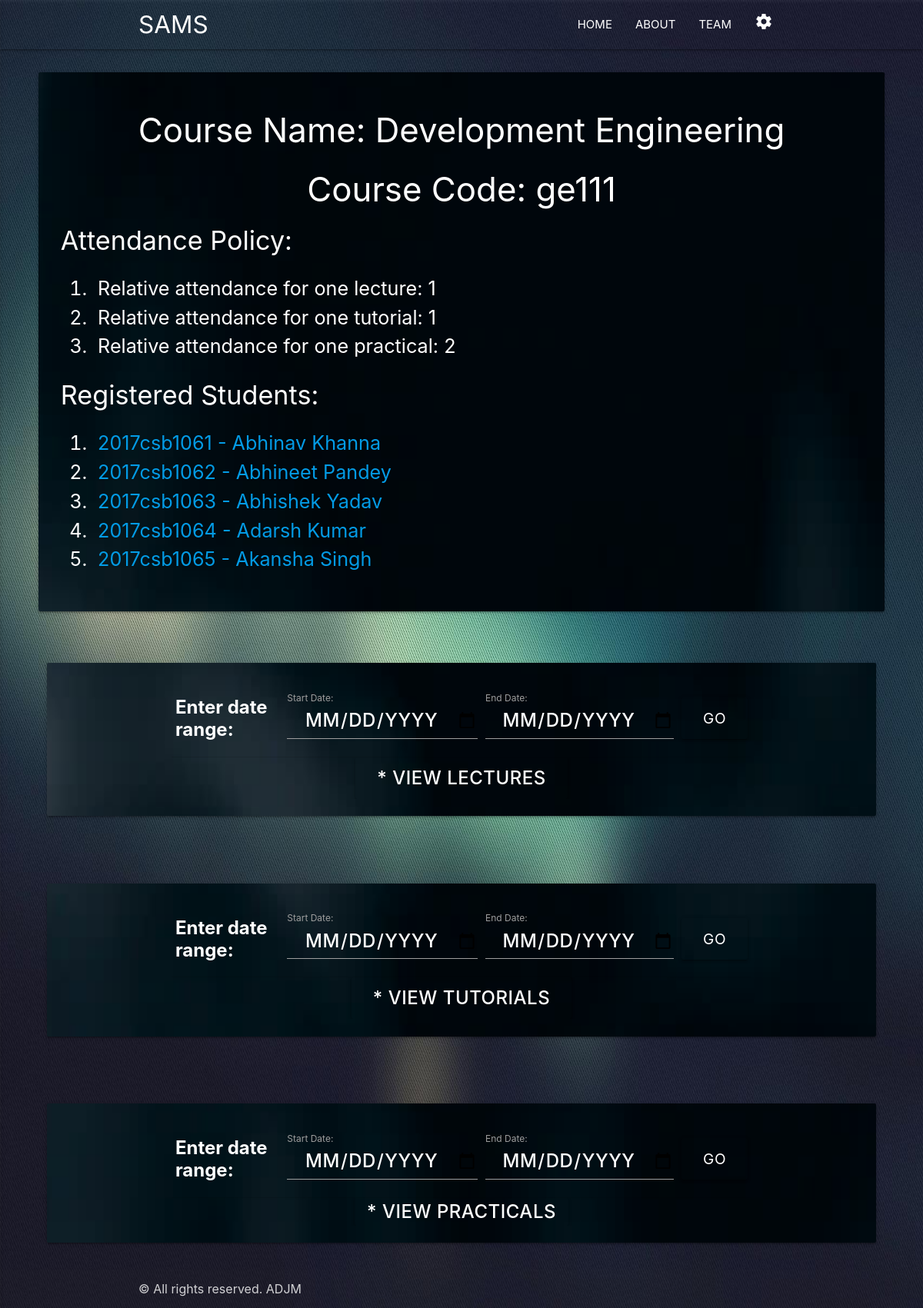
Page /db/view_course_attendance_details/3/ (signed in) on the committed database.
### database_manager/models.py (models this page shows, shortened)
class Course(models.Model):
    name = models.CharField(max_length=80)
    code = models.CharField(max_length=10, unique=True)
    relative_attendance_for_one_lecture = models.IntegerField()
    relative_attendance_for_one_tutorial = models.IntegerField()
    relative_attendance_for_one_practical = models.IntegerField()
    instructors = models.ManyToManyField(Instructor)
    teaching_assistants = models.ManyToManyField(TeachingAssistant, blank=True)
    registered_students = models.ManyToManyField(Student, blank=True)

class Student(models.Model):
    user = models.OneToOneField(settings.AUTH_USER_MODEL, on_delete=models.CASCADE)
    entry_number = models.CharField(max_length=15, unique=True)
    def __str__(self):
        return str(self.entry_number) + ' - ' + self.user.get_full_name()

class User(AbstractBaseUser, PermissionsMixin):
    username_validator = UnicodeUsernameValidator()
    first_name = models.CharField(_('first name'), max_length=30, blank=True)
    last_name = models.CharField(_('last name'), max_length=150, blank=True)
    email = models.EmailField(_('email address'), unique=True)
    is_staff = models.BooleanField(
        _('staff status'),
        default=False,
        help_text=_('Designates whether the user can log into this admin site.'),
    )
    is_active = models.BooleanField(
        _('active'),
        default=True,
        help_text=_(
            'Designates whether this user should be treated as active. '
            'Unselect this instead of deleting accounts.'
        ),
    )
    date_joined = models.DateTimeField(_('date joined'), default=timezone.now)
    objects = UserManager()
    EMAIL_FIELD = 'email'
    USERNAME_FIELD = 'email'
    REQUIRED_FIELDS = []
    class Meta:
        verbose_name = _('user')
        verbose_name_plural = _('users')
    def get_full_name(self):
        full_name = '%s %s' % (self.first_name, self.last_name)
        return full_name.strip()

### database_manager/views.py (the view, shortened to what this page needs)
# urls.py: path('view_course_attendance_details/<int:course_id>/', views.view_course_attendance_details, name='view_course_attendance_details'),
@login_required
@permission_required('database_manager.view_course', raise_exception=True)
def view_course_attendance_details(request, course_id):
    related_course = get_object_or_404(Course, id=course_id)
    lectures = ClassEvent.objects.filter(course=related_course, class_event_type='L')
    tutorials = ClassEvent.objects.filter(
        course=related_course, class_event_type='T')
    practicals = ClassEvent.objects.filter(
        course=related_course, class_event_type='P')
    context = {'related_course': related_course, 'lectures': lectures,
               'tutorials': tutorials, 'practicals': practicals}
    return render(request, 'database_manager/view_course_attendance_details.html', context)

### database_manager/templates/database_manager/view_course_attendance_details.html (shortened to what this page needs)
{% extends 'base_generic.html' %} {% load static %} {% block content %}
<div style="margin-left: 50px; margin-right: 50px; margin-top:30px;">
    <div class="card hoverable back-image-class">
        <div class="class-content">
            <br>
            <h3 class="center">Course Name: {{ related_course.name }}</h3>
            <h3 class="center">Course Code: {{ related_course.code }}</h3>
            <h4>&nbsp;&nbsp;&nbsp;Attendance Policy:</h4>
            <ol class="flow-text white-text" style="margin-left: 30px">
                <li>&nbsp;Relative attendance for one lecture: {{ related_course.relative_attendance_for_one_lecture }}</li>
                <li>&nbsp;Relative attendance for one tutorial: {{ related_course.relative_attendance_for_one_tutorial }}</li>
                <li>&nbsp;Relative attendance for one practical: {{ related_course.relative_attendance_for_one_practical }}</li>
            </ol>
            <h4>&nbsp;&nbsp;&nbsp;Registered Students:</h4>
            <ol class="flow-text white-text" style="margin-left: 30px">
                {% for registered_student in related_course.registered_students.all %}
                <li><a href="{% url 'view_student_attendance_details_in_a_course' course_id=related_course.id student_id=registered_student.id %}">&nbsp;{{ registered_student }}</a></li>
                {% endfor %}
            </ol>
            <br>
        </div>
    </div>
</div>
<div class="row">
    <div class="col l12 m12 s12">
        <div style="margin-left: 50px; margin-right: 50px; margin-top:30px;">
            <div class="card hoverable back-image-class">
                <div class="class-content">
                    <br>
                    <div class="container">
                        <table class="responsive-table">
                            <tr>
                                <td><b class="center white-text" style="font-size: x-large;">Enter date range:</b></td>
                                <td><label for="start">Start Date:</label>
                                    <input type="date" id="start_lec" name="start date" class="white-text btn-large" style="background-color: transparent; font-size: x-large; font-weight: 500;" /></td>
                                <td><label for="end">End Date:</label>
                                    <input type="date" id="end_lec" name="end date" class="white-text btn-large" style="background-color: transparent; font-size: x-large; font-weight: 500;" /></td>
                                <td>
                                    <input type="button" onclick="date_range('lecture')" value="GO" class="btn-large tooltipped" data-tooltip="Click to View" data-position="right" style="background-color: transparent; font-size: larger;">
                                </td>
                            </tr>
                        </table>
                    </div>
                    <div class="center" style="overflow: hidden;">
                        <input type="button" onclick="myFunction1('lecture')" class="btn-large white-text tooltipped" data-tooltip="Click to View list of Lectures" data-position="right" style="background-color: transparent; font-size: x-large; font-weight: 500;" value="* view lectures"
                            id="lecture_button" />
                    </div>
                    <br>
                </div>
            </div>
        </div>
    </div>
</div>
<div class="row">
    <div class="col l12 m12 s12">
        <div style="margin-left: 50px; margin-right: 50px; margin-top:30px;">
            <div class="card hoverable back-image-class">
                <div class="class-content">
                    <br>
                    <div class="container">
                        <table class="responsive-table">
                            <tr>
                                <td><b class="center white-text" style="font-size: x-large;">Enter date range:</b></td>
                                <td><label for="start">Start Date:</label>
                                    <input type="date" id="start_tut" name="start date" class="white-text btn-large" style="background-color: transparent; font-size: x-large; font-weight: 500;" /></td>
                                <td><label for="end">End Date:</label>
                                    <input type="date" id="end_tut" name="end date" class="white-text btn-large" style="background-color: transparent; font-size: x-large; font-weight: 500;" /></td>
                                <td>
                                    <input type="button" onclick="date_range('tutorial')" value="GO" class="btn-large tooltipped" data-tooltip="Click to View" data-position="right" style="background-color: transparent; font-size: larger;">
                                </td>
                            </tr>
                        </table>
                    </div>
                    <div class="center" style="overflow: hidden;">
                        <input type="button" onclick="myFunction1('tutorial')" class="btn-large white-text tooltipped" data-tooltip="Click to View list of Tutotrials" data-position="right" style="background-color: transparent; font-size: x-large; font-weight: 500;" value="* view tutorials"
                            id="tutorial_button" />
                    </div>
                    <br>
                </div>
            </div>
        </div>
    </div>
</div>
<div class="row">
    <div class="col l12 m12 s12">
        <div style="margin-left: 50px; margin-right: 50px; margin-top:30px;">
            <div class="card hoverable back-image-class">
                <div class="class-content">
                    <br>
                    <div class="container">
                        <table class="responsive-table">
                            <tr>
                                <td><b class="center white-text" style="font-size: x-large;">Enter date range:</b></td>
                                <td><label for="start">Start Date:</label>
                                    <input type="date" id="start_prac" name="start date" class="white-text btn-large" style="background-color: transparent; font-size: x-large; font-weight: 500;" /></td>
                                <td><label for="end">End Date:</label>
                                    <input type="date" id="end_prac" name="end date" class="white-text btn-large" style="background-color: transparent; font-size: x-large; font-weight: 500;" /></td>
                                <td>
                                    <input type="button" onclick="date_range('practical')" value="GO" class="btn-large tooltipped" data-tooltip="Click to View" data-position="right" style="background-color: transparent; font-size: larger;">
                                </td>
                            </tr>
                        </table>
                    </div>
                    <div class="center" style="overflow: hidden;">
                        <input type="button" onclick="myFunction1('practical')" class="btn small white-text tooltipped" data-tooltip="Click to View list of Practicals" data-position="right" style="background-color: transparent; font-size: x-large; font-weight: 500;" value="* view practicals"
                            id="practical_button" />
                    </div>
                    <br>
                </div>
            </div>
        </div>
    </div>
</div>
{% endblock %}

### registration/templates/base_generic.html (shortened to what this page needs)
{% load static %} {% load widget_tweaks %}
<html style="height: 100%;">
<link rel="stylesheet" type="text/css" href="{% static 'css/style_generic.css' %}">
<link rel="stylesheet" href="https://cdnjs.cloudflare.com/ajax/libs/font-awesome/4.7.0/css/font-awesome.min.css">
<body>
    {% if user.is_authenticated %}
    <div class="navbar">
        <nav>
            <div class="container">
                <a href="{% url 'index' %}" class="brand-logo left">SAMS</a>
                <ul class="right hide-on-small-only">
                    <li><a href="{% url 'index' %}">HOME</a></li>
                    <li><a href="{% url 'about' %}">ABOUT</a></li>
                    <li><a href="{% url 'team' %}">TEAM</a></li>
                    <li><a href="" class="dropdown-button" data-activates="listid"><i class="large material-icons">settings</i></a></li>
                </ul>
            </div>
        </nav>
    </div>
    {% endif %}
    <footer class="page-footer" style="position: absolute; bottom: 0; height: 50px; width: 100%; background-color: transparent; font-size: medium;">
        <div class="footer-copyright">
            <div class="container">
                &copy; All rights reserved. ADJM
            </div>
        </div>
    </footer>
</body>
</html>
{% block content %} {% endblock %}

### rows in the picture
Course: name "Development Engineering", code "ge111", relative_attendance_for_one_lecture "1", relative_attendance_for_one_tutorial "1", relative_attendance_for_one_practical "2"
Student: entry_number+user "2017csb1061 - Abhinav Khanna"
Student: entry_number+user "2017csb1062 - Abhineet Pandey"
Student: entry_number+user "2017csb1063 - Abhishek Yadav"
Student: entry_number+user "2017csb1064 - Adarsh Kumar"
Student: entry_number+user "2017csb1065 - Akansha Singh"
